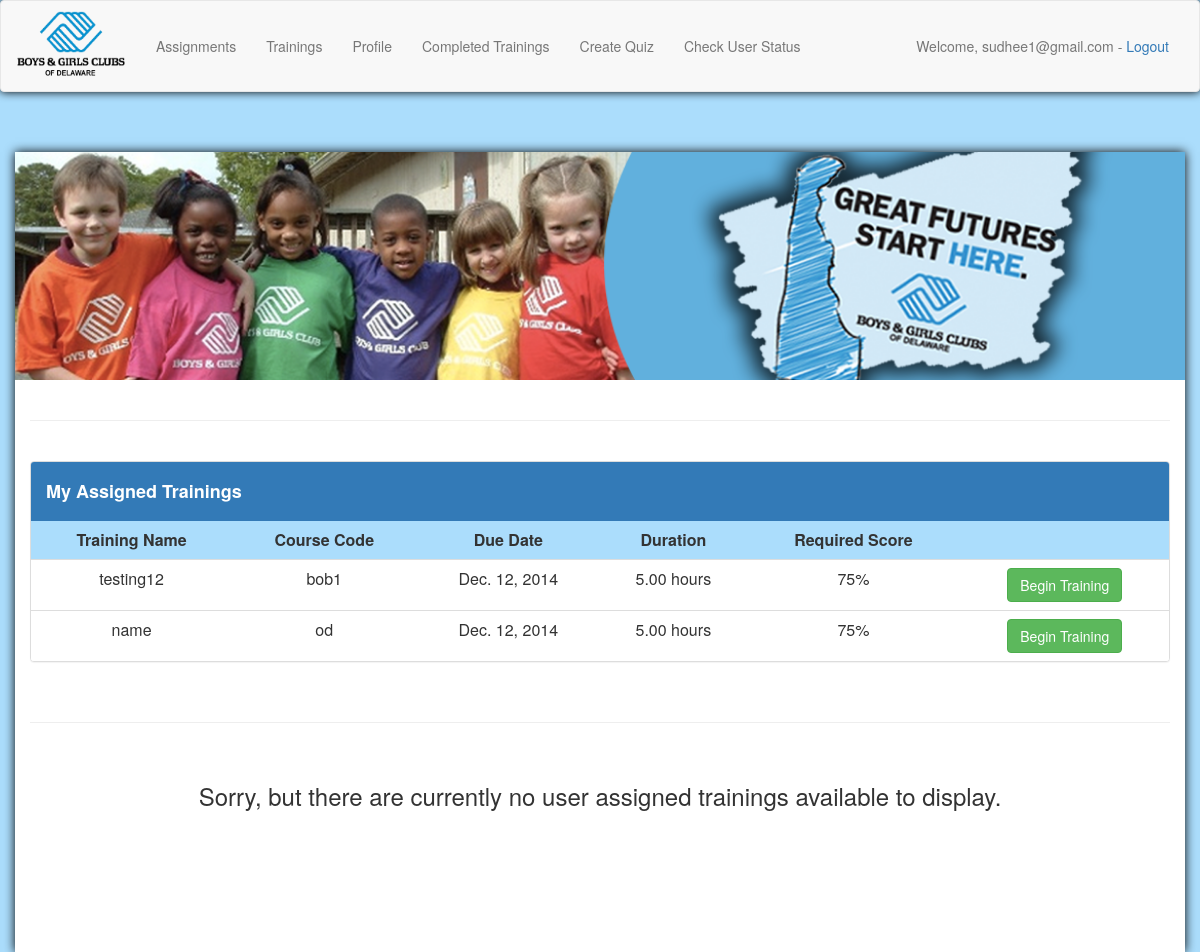
Before: / (signed in) with the older database file.
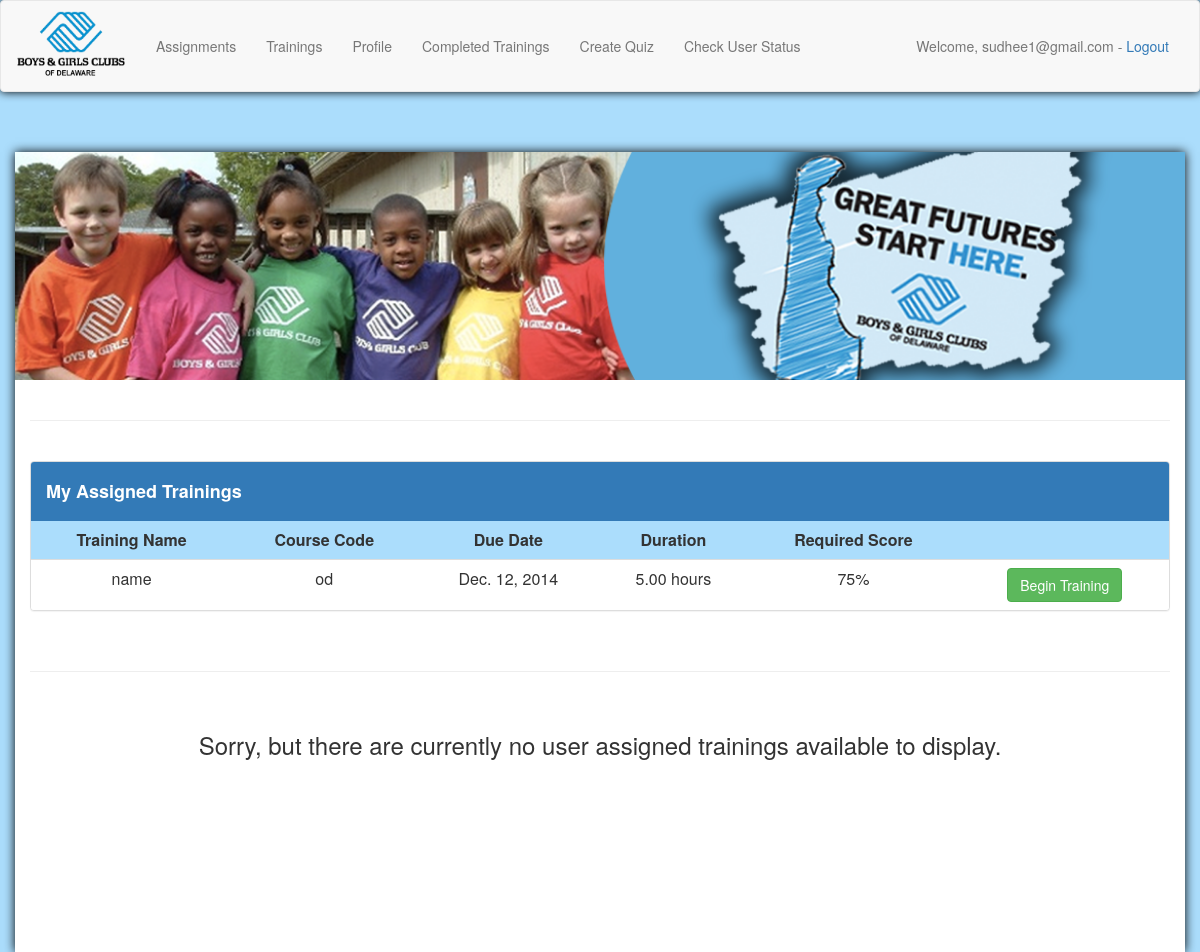
After: the same page with the newer database file.
### quiz_admin/models.py (models this page shows, shortened)
class Categories(models.Model):
    class Meta:
        verbose_name_plural = "quizzes"
    groups = models.ManyToManyField(Group, related_name='group')
    category_text = models.CharField(max_length=200, unique=True )
    category_description = models.CharField(max_length=1000, default="")
    trainer = models.CharField(max_length=100, default='TBD')
    course_code = models.CharField(max_length=40, default="CD")
    due_date = models.DateField(default=datetime.date.today)
    duration_hours = models.DecimalField(max_digits=5, decimal_places=2, default=0.0)
    required_score = models.DecimalField(max_digits=3, decimal_places=0, default=100)

### quizzes/views.py (the view)
# urls.py: url(r'^$', include('quizzes.urls', namespace='quizzes'), name='index'),
@login_required
def index(request):
    if request.user.groups.all():
        trainings_need_to_be_completed = get_admin_assigned_trainings(request)
        user_assigned = get_user_assigned_trainings(request)
        if len(trainings_need_to_be_completed) != 0:
            user_assigned = user_assigned.difference(trainings_need_to_be_completed)
        context = {'trainings': trainings_need_to_be_completed, 'user_assigned': user_assigned}
    elif request.user.first_name == '' or request.user.last_name == '' or request.user.email == '':
        return render(request, 'profile.html')
    else:
        groups = Group.objects.all()
        context = {'no_groups': True, 'groups': groups}
    return render(request, 'index.html', context)

### quizzes/helpers.py (called while the page is built)
def get_user_assigned_trainings(request):
    user_assignments = UserAssignment.objects.filter(user=request.user)
    user_assigned = set()
    for assignment in user_assignments:
        user_assigned.add(assignment.category)
    return user_assigned

def get_admin_assigned_trainings(request):
    user_groups = []
    display_groups = set()
    trainings_need_to_be_completed = set()
    for groups in request.user.groups.all():
        user_groups.append(groups)
        for available_trainings in Categories.objects.filter(groups=groups):
            display_groups.add(available_trainings.id)
    for quiz_id in display_groups:
        check_if_user_finished_quiz = Completed.objects.filter(category=quiz_id, user=request.user)
        quiz_name = Categories.objects.get(pk=quiz_id)
        if not check_if_user_finished_quiz:
            trainings_need_to_be_completed.add(quiz_name)
    return trainings_need_to_be_completed

### quizzes/templates/index.html (shortened to what the changed rows need)
{% include "base.html" %}
<head>
</head>
<body>
    <div class="container" style="background-color: #ffffff; height:100%; box-shadow:0 0 10px black;">
        <br/><br>
        <br>
        {% if not no_groups %}
            {% if trainings %}
                <div class="panel panel-default">
                    <table class="table table-striped" style="width:100%;">
                        <tr>
                            <th>Training Name</th>
                            <th>Course Code</th>
                            <th>Due Date</th>
                            <th>Duration</th>
                            <th>Required Score</th>
                            <th></th>
                        </tr>
                        {% for t in trainings %}
                            <tr>
                                <td style="margin-left: auto; margin-right: auto;">{{ t.category_text }}</td>
                                <td style="margin-left: auto; margin-right: auto;">{{ t.course_code }}</td>
                                <td style="margin-left: auto; margin-right: auto;">{{ t.due_date }}</td>
                                <td>{{ t.duration_hours }}
                                    {% if t.duration_hours != 1 %}
                                        hours
                                    {% else %}
                                        hour
                                    {% endif %}
                                </td>
                                <td style="margin-left: auto; margin-right: auto;">{{ t.required_score }}%</td>
                                <td style="margin-left: auto; margin-right: auto;"><a href="/user_assigned_training/{{ t.id }}/" class="btn btn-success">Begin Training</a></td>
                            </tr>
                        {% endfor %}
                    </table>
                </div>
            {% else %}
                <div style="text-align:center;">
                    <h3>Sorry, but there are currently no assigned trainings available to display.</h3>
                </div>
            {% endif %}
            <br/>
            <br/>
        {% endif %}
    </div>
</body>

Changed rows visible on the page:
removed Categories: category_text "testing12", course_code "bob1", due_date "Dec. 12, 2014", duration_hours "5.00", required_score "75"
